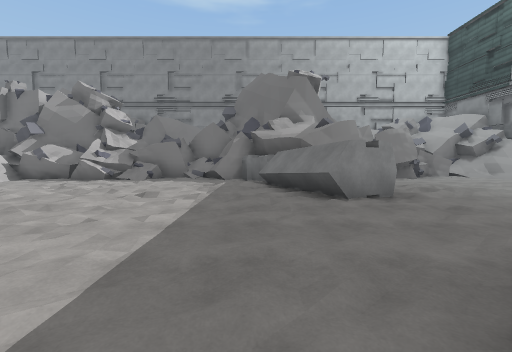
[1] (above)

18 first-person views from a walk through a scene from a Unity 3-D project. The camera is 1.5 m above the floor, tilts 4° down and sees 90° across. The floor is counted in squares, 2 m on a side. Each view is taken from the middle of a square. On the plan, view 1 faces up. The plan holds only what a view shows up to about 9 squares ahead; the rest is blank. The place goes on beyond the plan. Some animated figures are not drawn. Some surface patterns are stand-ins.

[2]
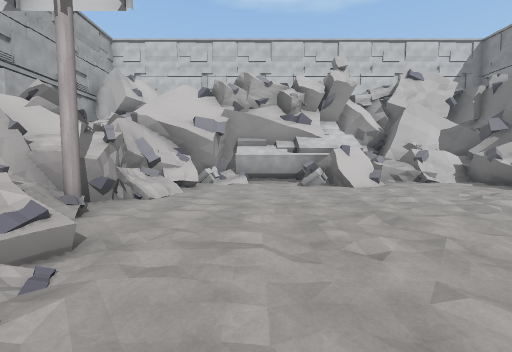

[3]
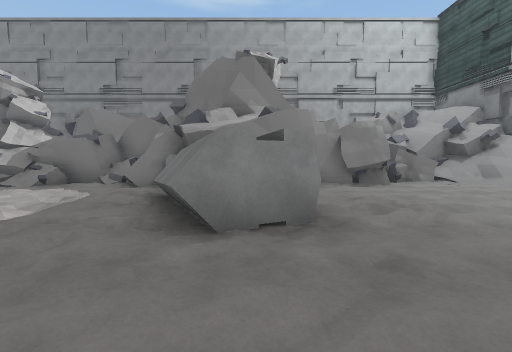

[4]
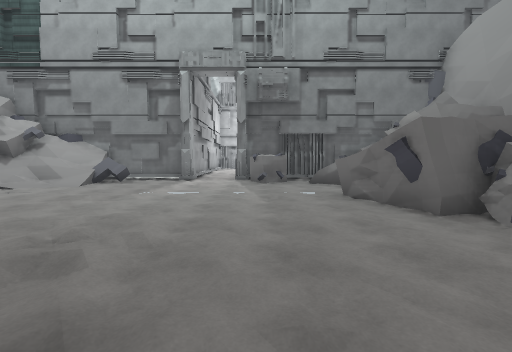

[5]
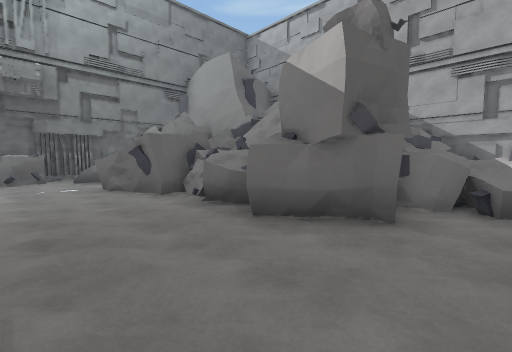

[6]
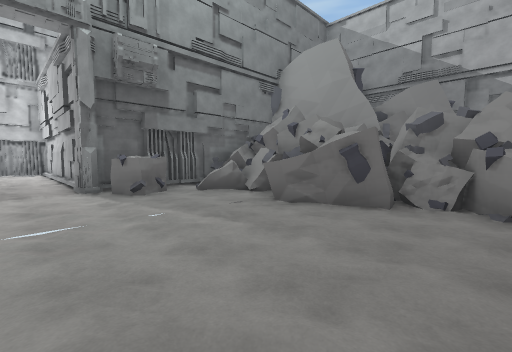

[7]
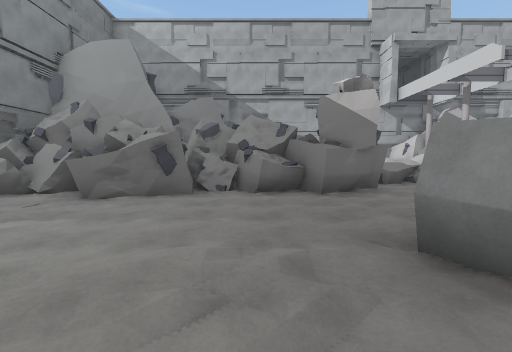

[8]
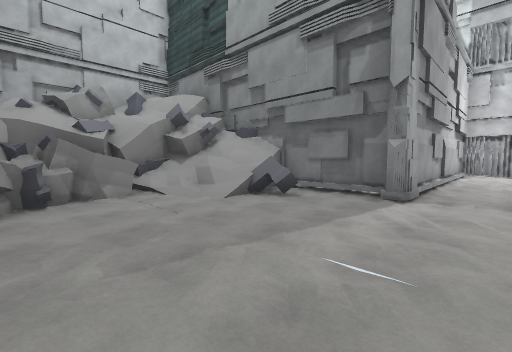

[9]
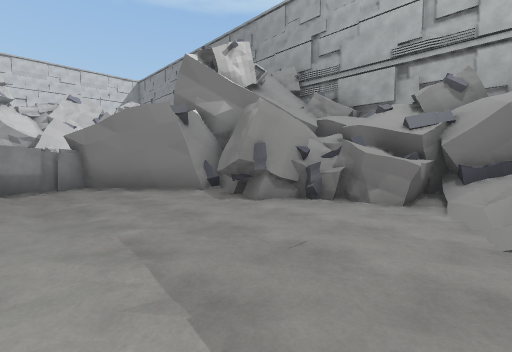

[10]
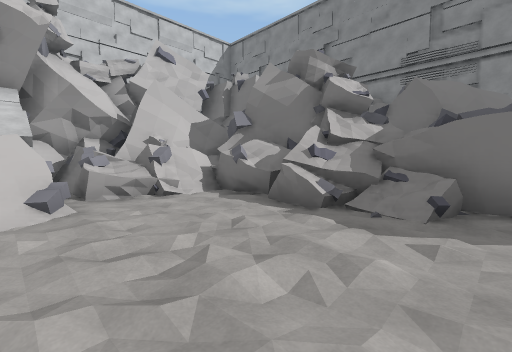

[11]
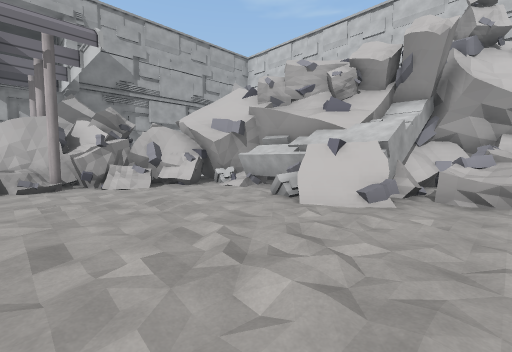

[12]
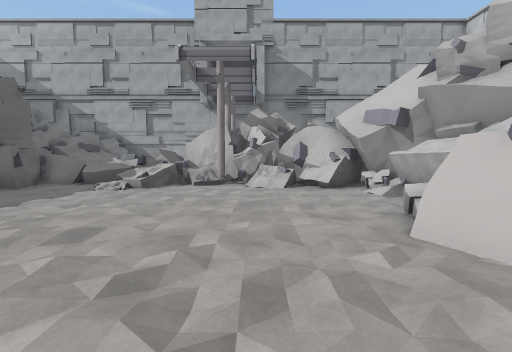

[13]
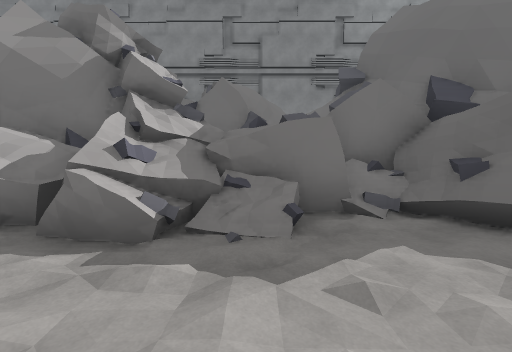

[14]
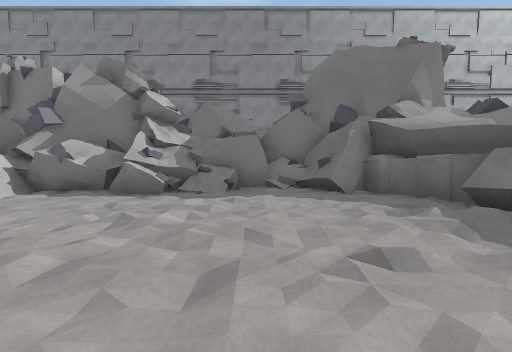

[15]
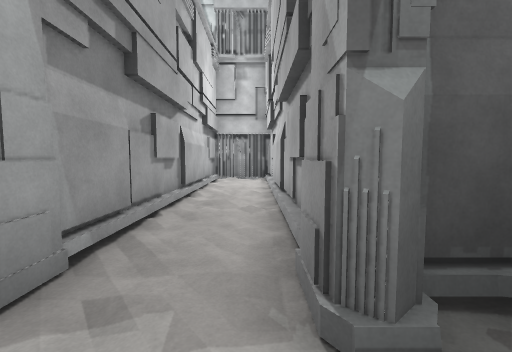

[16]
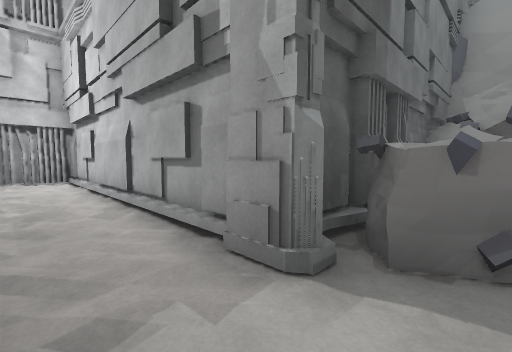

[17]
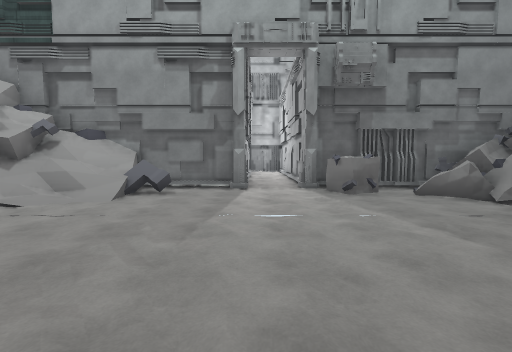

[18]
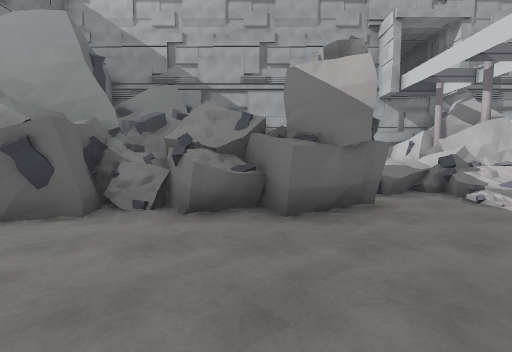

### Floor plan
Key: @ floor where view 1 was taken; # wall or solid block; . main floor; : floor 0.25 m higher than the main floor; + floor 1.25 m higher than the main floor; / step, stairs or slope; = window, fence, low wall or low ledge; ^ raised ledge; v drop or lower ground; O other object.
Columns run from 11 left of view 1 to 19 right of it. Each row starts with its distance up from view 1.
 14     OOO #
 13     O###v          # O#
 12    OO ##         OO##O#
 11    ##OO O##  ##  OOO/O#
 10  #O#OO  O=O   ##OO../ #
  9   OOOO+O..O####.O/../=#
  8  OO..O./...^##.......##
  7  OO...//./:##..//.....#########
  6 #OO..///.///##///.........//.:#
  5 ##OO//././//##///.........//..#
  4    #O....///.........OO########
  3    #................./##
  2   ##.............OO../#
  1   #O....../.OOOOOOOOOOO
  0   ##OO . =/@.OOOOOOOOOO
 -1    #OOO#OOOOOOOO##OOOOO
 -2     OOOO#OOOOOO   OOOO
 -3      O OOOO OO    OO

Positions as (right, up) in squares from view 1, and headings:
1: (0, 0), facing up
2: (0, 2), facing left
3: (2, 2), facing up
4: (2, 4), facing right
5: (0, 4), facing down-right
6: (4, 6), facing down-right
7: (4, 7), facing down
8: (6, 5), facing up-right
9: (9, 6), facing up-left
10: (-3, 5), facing up-left
11: (-3, 7), facing down-left
12: (-5, 7), facing down
13: (-4, 6), facing up
14: (-3, 3), facing up
15: (10, 5), facing right
16: (10, 6), facing down-right
17: (4, 6), facing right
18: (3, 5), facing down
